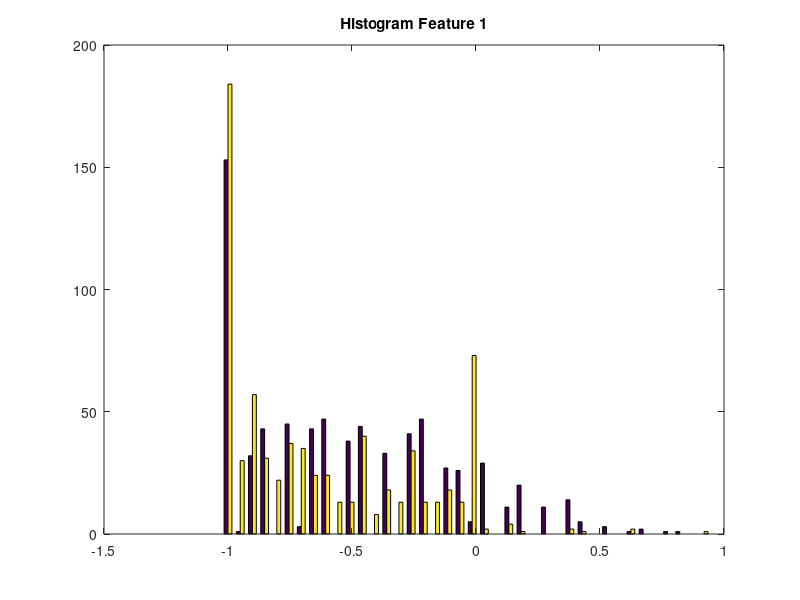
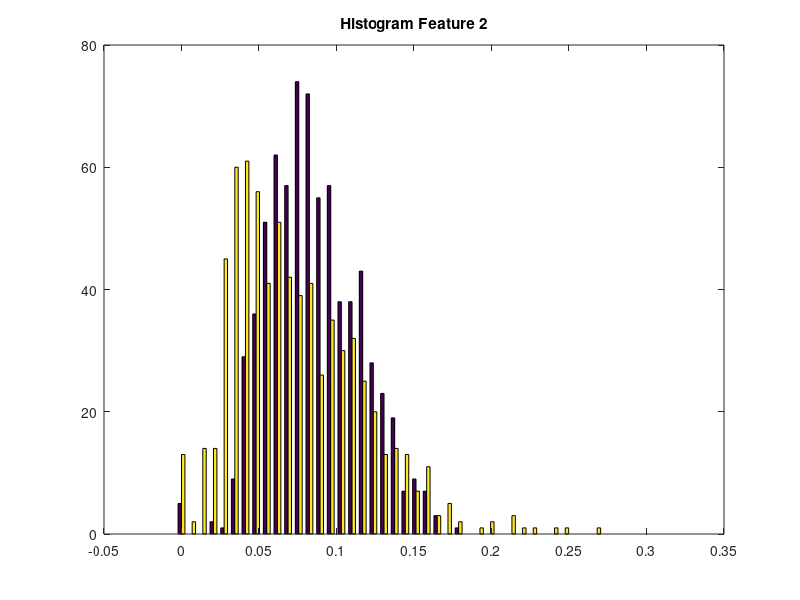
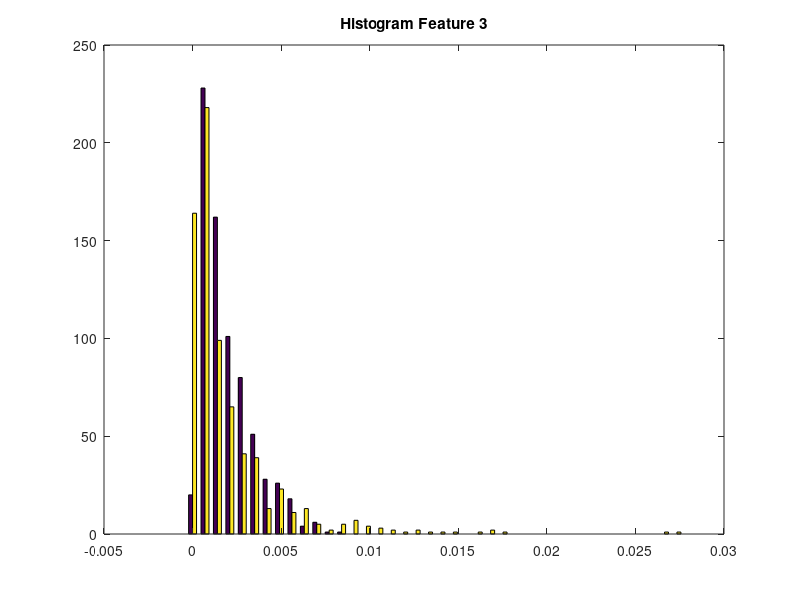
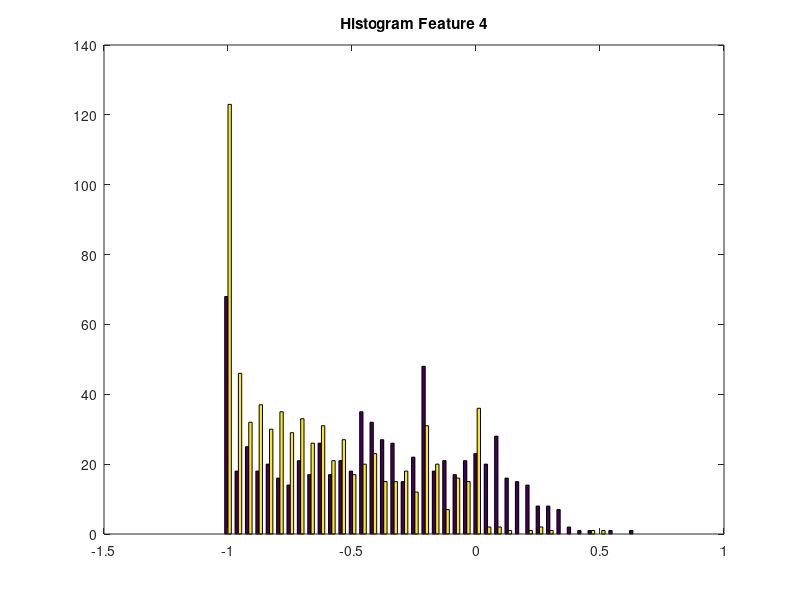

Write the MATLAB code that produced these figures, in order. (Note: this script raises an error after producing the figures.)
%function [] = learnganz()

%%
baseline_hard = 0.15825846579129232;
baseline_easy = 0.4277816171389081;
our_result = 0.147099;

result = (our_result - baseline_hard) / (baseline_easy-baseline_hard);
asdf = (1-result)*0.5  + 0.5;

%% read raw csv data
testingData = csvread('data/origin/testing.csv');
trainingData = csvread('data/origin/training.csv');
validationData = csvread('data/origin/validation.csv');

X = trainingData(:,1:27);
labels = trainingData(:,28);

Xt = testingData;
Xv = validationData;

%% plot two features
normal = X(labels== 1,:);
dis = X(labels == -1,:);

for j=1:27    
    [xN, ~] = size(normal);
    [xD, ~] = size(dis);
    numFeatures = max(xN, xD);
    tmp = zeros(numFeatures,2);
    tmp(1:xN,1) = normal(:,j);
    tmp(1:xD,2) = dis(:,j);
    
    figure;
    scale = linspace(min(min(tmp)), max(max(tmp)), 40);
    hist(tmp, scale);
    title(['Histogram Feature ' num2str(j) ]);
end

%% learn

SVMStruct = svmtrain(X, labels, 'autoscale', true, 'kernel_function', 'rbf', 'rbf_sigma', 0.5);

Y = svmclassify(SVMStruct,X);
Yt = svmclassify(SVMStruct,Xt);
Yv = svmclassify(SVMStruct,Xv);

%% estimate error


%% write output
writeOutput('validation.csv', Yv);
writeOutput('testing.csv', Yt);

%end